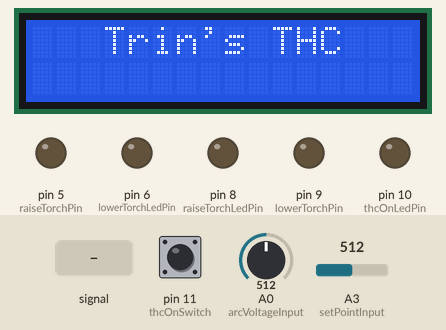
Recording of a sketch running on a simulated Arduino Uno, built with avr-gcc and run on an emulated ATmega328P. Shown: 16×2 character LCD, output pins drawn as LEDs (lit = HIGH). The inputs (shaded band) are chosen by the test bench; at power-on: A3 (setPointInput) = 512, pin 11 (thcOnSwitch) HIGH, A0 (arcVoltageInput) = 512.

Above: at 0.8 s.
0.9 s: A3 (setPointInput) set to 716
At 3.0 s:
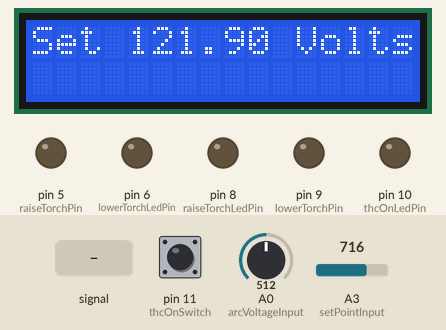
3.7 s: pin 11 (thcOnSwitch) pulled LOW for 0.15 s
At 4.6 s:
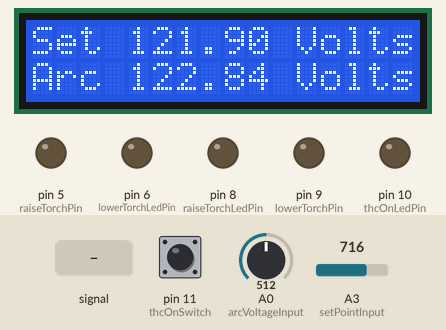
5.3 s: A0 (arcVoltageInput) set to 716
At 5.9 s:
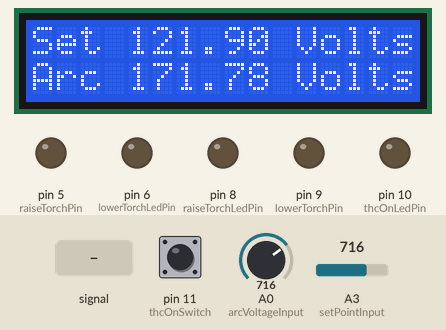
7.0 s: A0 (arcVoltageInput) fed a 200 Hz sine of ±81 counts around its level
At 8.05 s:
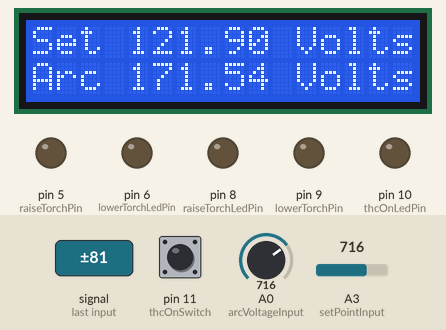
9.3 s: pin 11 (thcOnSwitch) pulled LOW for 1 s
At 9.9 s:
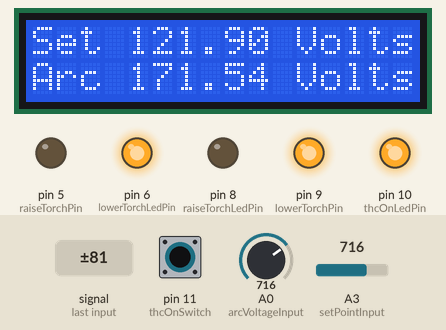
10.9 s: A0 (arcVoltageInput) fed a 2 Hz sine of ±306 counts around its level
At 11.24 s:
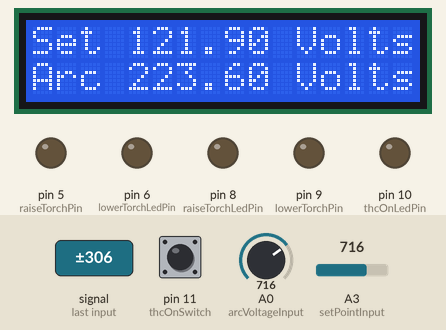
Timing chart, 0 to 13.5 s (numbered marks = the images above; inputs shaded):
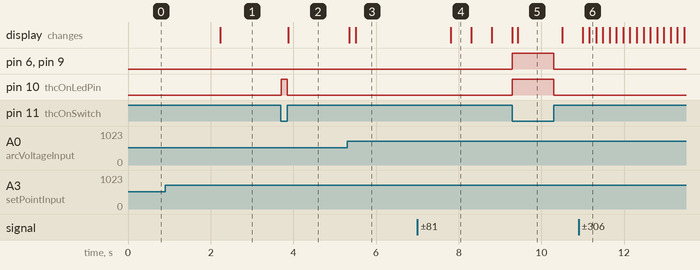

The sketch:

THC_Up_and_Down_Only.ino
```cpp
/* Trin modded
 *
 *  V1 -  replace sevseg with 16x2 i2C, renamed and changed inputs
 *        and outputs pin names to match older THC standalone,
 *        added stepper outputs etc to use as standalone.
 *        **to do -- add on/off so passthrough can work
 *
 *  V2 -  Added thcEngageSwitch into setup(), now if the switch is closed
 *        the THC is on and the settings are locked. So if starting the
 *        THC with the switch on will immediately start and lock the settings
 *
 *  V3 -  removed standalone option and changed heaps. ie variable naming,
 *        removed standalone option (sends raise and lower torch to Controller)
 *        [currently linuxCNC]
*/

 /*Pin allocation
  - A0 = arcVoltageInput // voltage input from voltage divider in arcVoltageInput machine.
  - A2 = //
  - A3 = setPointInput //pot to adjust voltage setpoint.
  - A4 = SDA LCD
  - A5 = SCL LCD

   D2 = //
   D4 = //
   D5 = raiseTorchPin //Directly connected to stepper driver.
   D6 = lowerTorchLedPin //HIGH if volts are high lower torch (red led pin)
   D7 = //
   D8 = raiseTorchLedPin //HIGH if volts are low raise torch(yellow led pin)
   D9 = lowerTorchPin //to stepper controller
   D10 = thcOnLedPin // independant led pin
   D11 = thcOnSwitch //thc On, locks voltage setting.
   D12 = dataDisplyInput //show last 200 recording of arcV


 *  A braindead plasma torch THC. Goes along with the board schematic in this repo.
The gist of how this is works is, on startup, you read the potentiometer and
pick VOLT & SPEED% set points. Then TURN THC ON and it reads the analog pin for the plasma voltage, does
comparisons to that setpoint, and triggers the optocouplers accordingly, if the arcOk signal exists.

There's a little bit of smoothing that goes into to the ADC reads to improve
the signal's stability a bit, but we can't do too much, since otherwise, the
LinuxCNC can't respond fast enough when the torch height really is changing.
I do a few tricks in here to make sure the loop() function runs quickly. Stuff
like only reading the setpoint on startup (so if you want to adjust it, hit the
reset button), using bitwise shifts for division, etc. Last I checked, this was
able to do about 6000 samples per second, whereas the maximum you could get
from simply looping analogRead() is supposed to be 9000 samples per second
(with 10 bit precision).

Two more noteworthy quirks:
Firstly, while we let the signals for the plasma change rather rapidly, we only
update the display several times a second and give it a much, much longer
average. This just makes it easier on the eyes.

Secondly, this is going to be giving the "UP" signal whenever the plasma
is not cutting (since the voltage will be 0), so it is important to use
LinuxCNC's HAL configs to only respect the THC's signals once the torch is
cutting and is not piercing or cornering. The "thcud" component should help
with that, as well as additional YouTube videos and files coming soon.
(c) The Swolesoft Development Group, 2019
License: http://250bpm.com/blog:82
*/

#include <LiquidCrystal_I2C.h>

LiquidCrystal_I2C lcd(0x27, 16, 2); // set the LCD address to 0x27 or 0x3F for a 16 chars and 2 line display


// Naming inputs and outputs pins.

namespace
{
constexpr int arcVoltageInput = A0;
constexpr int setPointInput = A3;
constexpr int raiseTorchPin = 5;
constexpr int lowerTorchLedPin = 6;
constexpr int raiseTorchLedPin = 8;
constexpr int lowerTorchPin = 9;
constexpr int thcOnLedPin = 10;
constexpr int thcOnSwitch = 11;

}
bool thcOn = true;

// Setting the scale for the converting analogRead values to volts.
// 4.891 AREF voltage * 50 built-in voltage divider / 1023 resolution = ***** ADC counts per volt
// As far as I can tell, the arithmetic below *does* get optimized out by the compiler.

// note: my voltage divider has a 100k and a 2k ohm resistor....
// hence 102k/2k = 51 (ratio, not 50 as manufacturer states)
// note below *****
// calibrated at half scale manually against calibrated DMM
// cutting happens closer to this than full scale
#define SCALE (4.8125*51/1023)

// bandwidth/Threshold in ADC counts for when we say the torch voltage is too high or low
// Multiply by SCALE for the threshold in volts.
// FYI: Some degree of buffer is needed to prevent awful see-sawing.
#define THRESH 5

// Voltage adjustment range for the knob.
#define MINSET 80
#define MAXSET 140

//required for sample averaging...
#define BUFSIZE 512  // Would technically let us do running averages up to BUFSIZE samples. In testing, shorter averages seemed better.
#define SAMP 16  // Use this many samples in the average; must be a power of 2 and no larger than BUFSIZE.
#define DISP 1024 // The number of samples to use in calculating a slower average for the display. Must also be a power of 2.

unsigned int shift = 0;

unsigned int values[BUFSIZE] = {0}; // buffer for ADC reads
unsigned long total = 0; // for keeping a rolling total of the buffer
unsigned long disp = 0;  // for separately tracking ADC reads for the display
unsigned long target = 0; // voltage target, in ADC counts

// for tracking when to move torch up and down
int diff = 0;
int mean = 0;
int mode = -1;

// generic temp vars
unsigned long tmp = 0;
float ftmp = 0;
float ftmp2 = 0;

// generic looping vars
int i = 0;
int j = 0;

void setup() {


  //THC inputs and outputs
  pinMode(raiseTorchPin, OUTPUT);
  pinMode(lowerTorchPin, OUTPUT);

  pinMode(thcOnSwitch, INPUT_PULLUP);
  pinMode(thcOnLedPin, OUTPUT);

  pinMode(raiseTorchLedPin, OUTPUT);
  pinMode(lowerTorchLedPin, OUTPUT);


  //analog inputs
  pinMode(setPointInput, INPUT);
  pinMode(arcVoltageInput, INPUT);


  // Set the reference voltage to the external linear regulator
  // Do a few throwaway reads so the ADC stabilizes, as recommended by the docs.
  analogReference(EXTERNAL);
  analogRead(arcVoltageInput); analogRead(arcVoltageInput); analogRead(arcVoltageInput); analogRead(arcVoltageInput); analogRead(arcVoltageInput);


  // We need to calculate how big the shift must be, for a given sample size.
  // Since we are using bitshifting instead of division, I'm using a != here,
  // so your shit will be totally broke if you don't set SAMP to a power of 2.
  while((1 << shift) != SAMP)
    shift++;


  //Serial.begin(115200);
  //Serial.println("Stand alone THC starting");

  // Set up the LCD.
  lcd.init(); // initialize the lcd

  // Print a message to the LCD.
  lcd.backlight();
  lcd.setCursor(3, 0);
  lcd.print("Trin's THC");
  delay(2000);


  // ....thcOnSwitch NOW LOCKS IN THE SETTINGS INSTEAD OF TIMER BELOW.....
  // Now enter the period where you can set the voltage via the potentiomenter.
  // OLD ---- Default 5s period, plus an extension 2s as long as you keep adjusting it.
  // By fixing this after boot, we save cycles from needing to do two ADC reads per loop(),
  // avoid any nonsense from potentiometer drift, and don't need to think about the
  // capacitance of the ADC muxer.
  i=0;
  while (!digitalRead(thcOnSwitch)){

  }
  lcd.clear();

  while (digitalRead(thcOnSwitch)) {
    tmp = analogRead(setPointInput);

    // Keep a rotating total, buffer, and average.  Since this value only moves
    // a small amount due to noise in the AREF voltage and the physical
    // potentiometer itself, 10 samples is fine.
    total = total + tmp - values[i];
    values[i] = tmp;
    target = total / 10;

    // Calculate the setpoint, based on min/max, and chop it to one decimal point.
    ftmp2 = MINSET + ((MAXSET-MINSET) * (target/1023.0));
    ftmp2 = ((int) (ftmp2*10))/10.0;
    ftmp = ftmp2;

    lcd.setCursor(0, 0);
    lcd.print("Set");
    lcd.print(" ");
    lcd.print(ftmp);
    lcd.print(" Volts");

    //lcd.setCursor(13, 0);


    i = (i + 1) % 10;

  if (!digitalRead(thcOnSwitch)){
    thcOn=true;
  }
  }

  // Convert the voltage target back into an int, for ADC comparison, with the scale the plasma pin uses.
  target = ftmp / SCALE;

  // Before carrying on, we now reset some of those variables.
  for (i = 0; i < BUFSIZE; i++)
    values[i] = 0;

  total = 0;
  i = 0;
  j = 1; // Keeps display from triggering until we've done BUFSIZE samples.
}


//**********************************************************
//**********************************************************
void loop() {

//TCCR1A = 0;// for speed test using timer zero as timer 1 is used
//TCCR1B = bit(CS10);
//TCNT1 = 0;

  tmp = analogRead(arcVoltageInput);
  disp += tmp; // non-rolling tally for the lower sample rate display

  // Rolling window for a smaller sample
  total = total + tmp - values[i];
  values[i] = tmp;

  // This mean truncates downwards. Oh well. At least it's fast.
  mean = total >> shift;
  diff = mean - target;

 if (digitalRead(thcOnSwitch)){
    thcOn=false;
    digitalWrite(thcOnLedPin,LOW);


  }
  else{
    thcOn=true;
     digitalWrite(thcOnLedPin,HIGH);
  }


 if (thcOn){//Starts THC when thcOnSwitch signal is true


  // If the mean is very low, then the plasma is turned off - it's just ADC
  // noise you're seeing and it and should be ignored.
  // This effectively checks if it's less than 2^4, ie. 16 counts, or ~3V
  // with my scale factor.
  // mode 0 = mean is low
  if (!(mean>>4)) {
      mode = 0;
      digitalWrite(raiseTorchLedPin, LOW);
      digitalWrite(raiseTorchPin, LOW);

      digitalWrite(lowerTorchLedPin, LOW);
      digitalWrite(lowerTorchPin, LOW);

  }

  // Otherwise, set pins as per reading.
  // Set 0's first to turn off one direction before turning on reverse.
  // We should never have both the UP and DOWN pins set to 1 - that would be nonsense.
  // Checking for current 'mode' setting before flipping saves a few cycles.
  // mode 2 = torch voltage is high so send lower signal
  else if (diff > THRESH) {
    if (mode != 2) {
      mode = 2;
      digitalWrite(raiseTorchLedPin, LOW);
      digitalWrite(raiseTorchPin, LOW);

      digitalWrite(lowerTorchLedPin, HIGH);
      digitalWrite(lowerTorchPin, HIGH);

    }
  }

  // mode 1 = torch voltage is low so send raise signal
  else if (diff < -THRESH) {
    if (mode != 1) {
      mode = 1;

      digitalWrite(raiseTorchLedPin, HIGH);
      digitalWrite(raiseTorchPin, HIGH);

      digitalWrite(lowerTorchLedPin, LOW);
      digitalWrite(lowerTorchPin, LOW);

    }
  }

  else {
      mode = 0;
      digitalWrite(raiseTorchLedPin, LOW);
      digitalWrite(raiseTorchPin, LOW);

      digitalWrite(lowerTorchLedPin, LOW);
      digitalWrite(lowerTorchPin, LOW);

  }


}

//if thcOn is false all LEDs
else {
    digitalWrite(raiseTorchLedPin, LOW);
    digitalWrite(raiseTorchPin, LOW);

    digitalWrite(lowerTorchLedPin, LOW);
    digitalWrite(lowerTorchPin, LOW);
    mode = 0;
  }

  // Every DISP reads, update what's displayed on the screen with a slower average.
  // This would be roughly 5 or 6 times per second at our current speeds.
  if (!j) {
    lcd.setCursor(0, 1);
    lcd.print("Arc ");
    lcd.print((float) ((disp / DISP) * SCALE));
    lcd.setCursor(10, 1);
    lcd.print(" Volts");

    disp = 0;
  }

  // Code below resets i and j to zero once SAMP and DISP are about to be reached
  // Faster than modular arithmetic, by far. Doing that drops us down to ~3kS/sec.
  i = (i + 1) & (SAMP - 1);
  j = (j + 1) & (DISP - 1);

//unsigned int cycles = TCNT1; //for speed testing
//  Serial.print("Cycles: ");
//  Serial.println(cycles - 1);
//  Serial.print("Microseconds: ");
//  Serial.println((float)(cycles - 1) / 16);

}
```

Measured:
- after the input at 0.9 s, the display: changes after 1.3 s (image 1)
- after the input at 3.7 s, pin 10 (thcOnLedPin): LOW → HIGH at once, → LOW 0.14 s later; the display: changes after 0.17 s (image 2)
- after the input at 5.3 s, the display: first changes after 0.05 s (image 3 shows a later state)
- after the input at 7.0 s, the display: changes after 0.81 s (image 4)
- after the input at 9.3 s, pin 6 (lowerTorchLedPin), pin 9 (lowerTorchPin), pin 10 (thcOnLedPin): LOW → HIGH at once, → LOW 1.0 s later
- after the input at 10.9 s, the display: first changes after 0.10 s (image 6 shows a later state)
- what the display in image 4 shows lasts 0.5 s, from 7.8 s to 8.3 s
